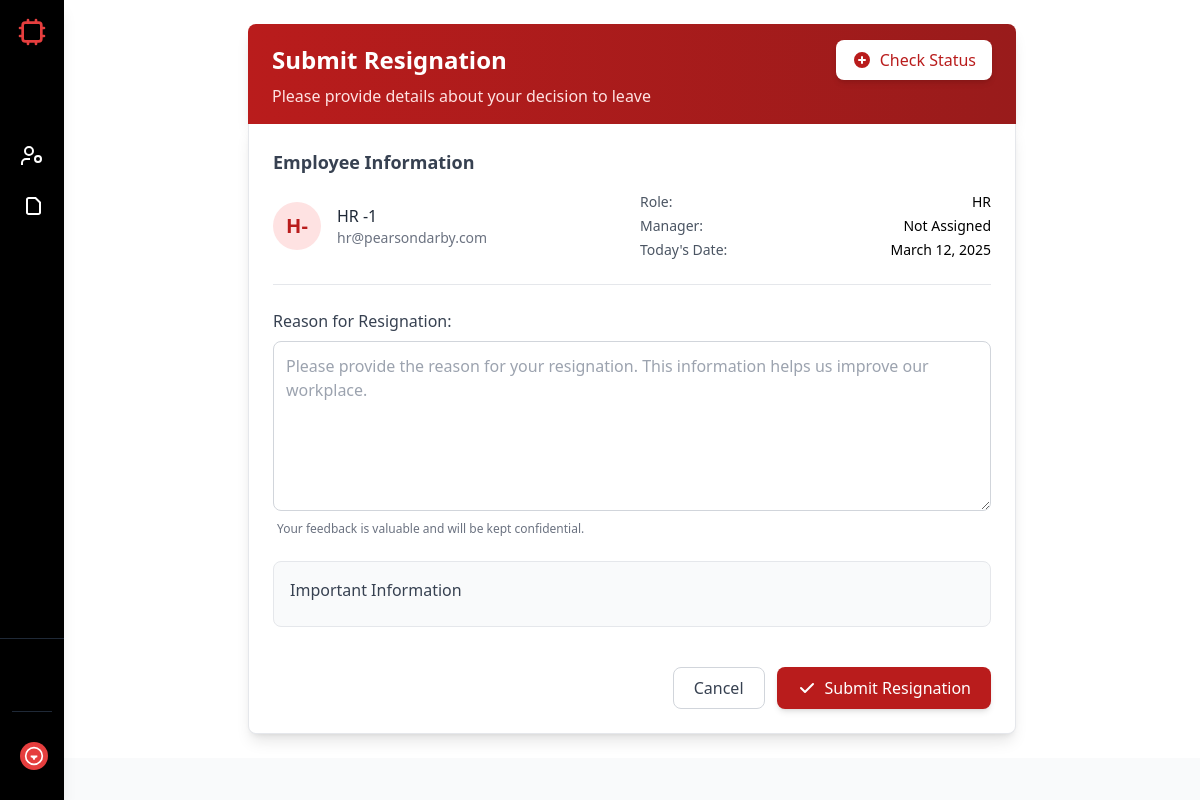
/resignation (signed in), run on the app's committed database.
### website/models.py (models this page shows, shortened)
class User(AbstractBaseUser, PermissionsMixin):  # ✅ Make sure you inherit PermissionsMixin
    ROLE_CHOICES = [
        ('Admin', 'Admin'),
        ('HR', 'HR'),
        ('Manager', 'Manager'),
        ('Employee', 'Employee'),
    ]
    email = models.EmailField(unique=True)
    username = models.CharField(max_length=100, unique=True)
    first_name = models.CharField(max_length=100)
    last_name = models.CharField(max_length=100)
    role = models.CharField(max_length=50, choices=ROLE_CHOICES, default='Employee')
    manager=models.ForeignKey('self',on_delete=models.SET_NULL,null=True,related_name='team',blank=True)
    is_active = models.BooleanField(default=True)
    is_superuser = models.BooleanField(default=False)
    is_staff = models.BooleanField(default=False)  # ✅ This is required for Django Admin
    created_at = models.DateTimeField(auto_now_add=True)
    updated_at = models.DateTimeField(auto_now=True)
    USERNAME_FIELD = "email"
    REQUIRED_FIELDS = ["username", "first_name", "last_name"]
    objects = UserManager()

### website/views.py (the view)
# urls.py: path('resignation',views.resign,name='resignation'),
@login_required
def resign(request):
    if request.method == 'POST':
        reason = request.POST.get('reason')
        resignation=ResignRequest.objects.create(user=request.user,reason=reason)
        resignation.save()
        return redirect('resignation_status')
    return render(request, 'website/resignation.html', {'user': request.user})

### website/templates/website/resignation.html (shortened to what this page needs)
{% extends 'website/sidebar.html' %}
{% block content %}
<div class="container mx-auto p-6">
    <div class="max-w-3xl mx-auto">
        <div class="bg-gradient-to-r from-red-700 to-red-800 rounded-t-lg shadow-lg">
            <div class="px-6 py-4">
                <div class="flex justify-between items-center">
                    <h2 class="text-2xl font-bold text-white">Submit Resignation</h2>
                    <a href="{% url 'resignation_status' %}" class="bg-white text-red-700 hover:bg-gray-100 font-medium py-2 px-4 rounded-lg transition duration-200 shadow-md flex items-center">
                        <svg xmlns="http://www.w3.org/2000/svg" class="h-5 w-5 mr-2" viewBox="0 0 20 20" fill="currentColor">
                            <path fill-rule="evenodd" d="M10 18a8 8 0 100-16 8 8 0 000 16zm1-11a1 1 0 10-2 0v2H7a1 1 0 100 2h2v2a1 1 0 102 0v-2h2a1 1 0 100-2h-2V7z" clip-rule="evenodd" />
                        </svg>
                        Check Status
                    </a>
                </div>
                <p class="text-red-100 mt-1">Please provide details about your decision to leave</p>
            </div>
        </div>
        <div class="bg-white rounded-b-lg shadow-lg border border-gray-200 border-t-0">
            <div class="p-6">
                <div class="mb-6 pb-6 border-b border-gray-200">
                    <h3 class="text-lg font-semibold text-gray-700 mb-4">Employee Information</h3>
                    <div class="grid grid-cols-1 md:grid-cols-2 gap-4">
                        <div class="flex items-center">
                            <div class="h-12 w-12 rounded-full bg-red-100 flex items-center justify-center text-red-700 font-bold text-xl">
                                {{ request.user.first_name|slice:":1" }}{{ request.user.last_name|slice:":1" }}
                            </div>
                            <div class="ml-4">
                                <h4 class="font-medium text-gray-800">{{ request.user.first_name }} {{ request.user.last_name }}</h4>
                                <p class="text-sm text-gray-500">{{ request.user.email }}</p>
                            </div>
                        </div>
                        <div class="space-y-1 text-sm">
                            <div class="flex justify-between">
                                <span class="text-gray-600">Role:</span>
                                <span class="font-medium">{{ request.user.role|default:"Not Specified" }}</span>
                            </div>
                            <div class="flex justify-between">
                                <span class="text-gray-600">Manager:</span>
                                <span class="font-medium">{{ request.user.manager|default:"Not Assigned" }}</span>
                            </div>
                            <div class="flex justify-between">
                                <span class="text-gray-600">Today's Date:</span>
                                <span class="font-medium">{% now "F j, Y" %}</span>
                            </div>
                        </div>
                    </div>
                </div>
                <form method="post" onsubmit="return confirmRequest();" class="space-y-6">
                    <div>
                        <label for="reason" class="block text-gray-700 font-medium mb-2">Reason for Resignation:</label>
                        <div class="relative">
                            <textarea
                                name="reason"
                                id="reason"
                                rows="6"
                                class="w-full p-3 border border-gray-300 rounded-lg focus:ring-2 focus:ring-red-500 focus:border-transparent transition duration-200"
                                placeholder="Please provide the reason for your resignation. This information helps us improve our workplace."
                                required
                            ></textarea>
                            <div class="text-xs text-gray-500 mt-1 ml-1">Your feedback is valuable and will be kept confidential.</div>
                        </div>
                    </div>
                    <div class="bg-gray-50 p-4 rounded-lg border border-gray-200">
                        <h4 class="font-medium text-gray-700 mb-2">Important Information</h4>
                    </div>
                    <div class="flex justify-end pt-4">
                        <div class="flex space-x-3">
                            <a href="{% url 'dashboard' %}" class="px-5 py-2 border border-gray-300 text-gray-700 rounded-lg hover:bg-gray-50 transition duration-200">
                                Cancel
                            </a>
                            <button
                                type="submit"
                                class="px-5 py-2 bg-red-700 text-white font-medium rounded-lg hover:bg-red-800 transition duration-200 shadow-md flex items-center"
                            >
                                <svg xmlns="http://www.w3.org/2000/svg" class="h-5 w-5 mr-2" viewBox="0 0 20 20" fill="currentColor">
                                    <path fill-rule="evenodd" d="M16.707 5.293a1 1 0 010 1.414l-8 8a1 1 0 01-1.414 0l-4-4a1 1 0 011.414-1.414L8 12.586l7.293-7.293a1 1 0 011.414 0z" clip-rule="evenodd" />
                                </svg>
                                Submit Resignation
                            </button>
                        </div>
                    </div>
                </form>
            </div>
        </div>
    </div>
</div>
{% endblock %}

### data on the page
User: user.first_name "H", user.last_name "-", user.first_name "HR", user.last_name "-1", user.email "hr@pearsondarby.com", user.role "HR", user.manager "Not Assigned"
